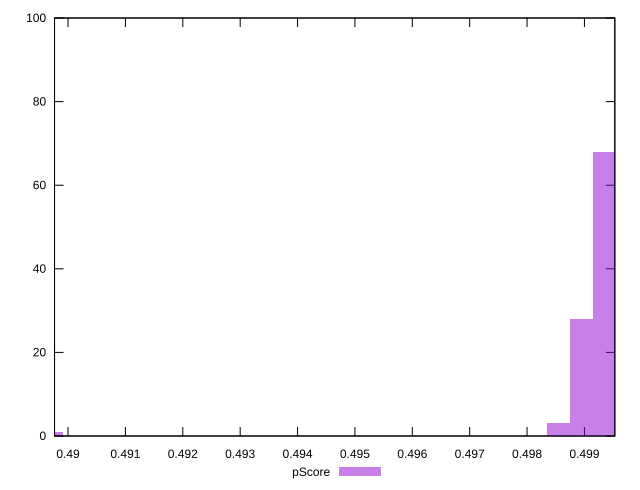

gnuplot code for this plot:
reset

$pScore <<EOF
0.48970285167770156 1
0.49854805917926925 3
0.49895011406570416 28
0.499352168952139 68
EOF

set key outside below
set boxwidth 0.00040205488643489456
set xrange [0.48976470588235294:0.4995294117647059]
set yrange [0:100]
set trange [0:100]
set style fill transparent solid 0.5 noborder
set terminal svg size 640, 490 enhanced background rgb 'white'
set output "report_00023_2021-02-20T12:14:57.249Z/uses-rel-preload/samples/pages+cached+noadtech/pScore/histogram.svg"

plot $pScore title "pScore" with boxes

reset
